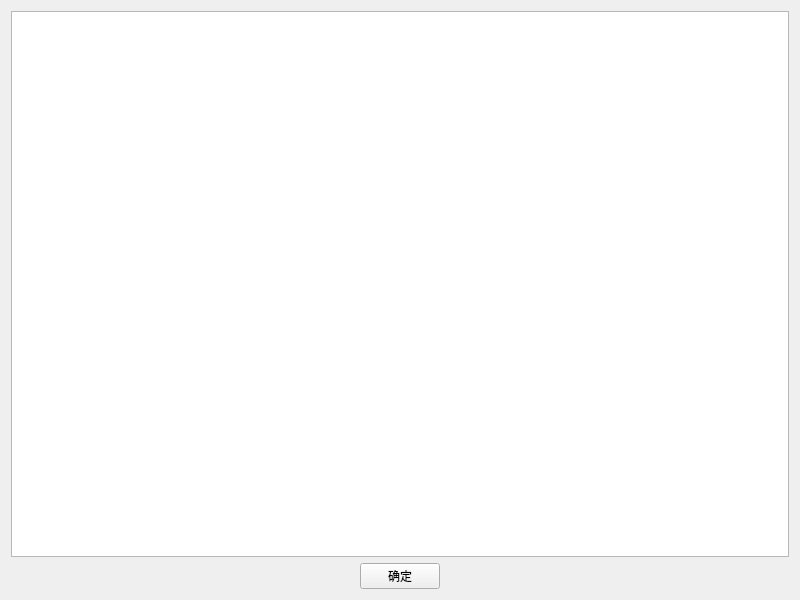
<?xml version="1.0" encoding="UTF-8"?>
<ui version="4.0">
 <class>changeuh</class>
 <widget class="QWidget" name="changeuh">
  <property name="geometry">
   <rect>
    <x>0</x>
    <y>0</y>
    <width>800</width>
    <height>600</height>
   </rect>
  </property>
  <property name="windowTitle">
   <string>Form</string>
  </property>
  <layout class="QVBoxLayout" name="verticalLayout">
   <item>
    <widget class="QPlainTextEdit" name="plainTextEdit"/>
   </item>
   <item>
    <layout class="QHBoxLayout" name="horizontalLayout">
     <item>
      <spacer name="horizontalSpacer">
       <property name="orientation">
        <enum>Qt::Horizontal</enum>
       </property>
       <property name="sizeHint" stdset="0">
        <size>
         <width>40</width>
         <height>20</height>
        </size>
       </property>
      </spacer>
     </item>
     <item>
      <widget class="QPushButton" name="ok">
       <property name="text">
        <string>确定</string>
       </property>
      </widget>
     </item>
     <item>
      <spacer name="horizontalSpacer_2">
       <property name="orientation">
        <enum>Qt::Horizontal</enum>
       </property>
       <property name="sizeHint" stdset="0">
        <size>
         <width>40</width>
         <height>20</height>
        </size>
       </property>
      </spacer>
     </item>
    </layout>
   </item>
  </layout>
 </widget>
 <resources/>
 <connections/>
</ui>
